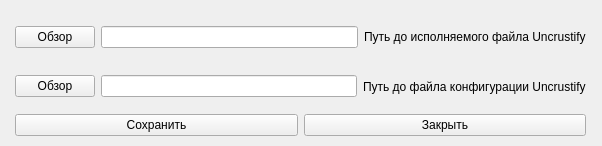
<?xml version="1.0" encoding="UTF-8"?>
<ui version="4.0">
 <class>Form</class>
 <widget class="QWidget" name="Form">
  <property name="geometry">
   <rect>
    <x>0</x>
    <y>0</y>
    <width>602</width>
    <height>146</height>
   </rect>
  </property>
  <property name="windowTitle">
   <string>Настройки</string>
  </property>
  <widget class="QWidget" name="verticalLayoutWidget">
   <property name="geometry">
    <rect>
     <x>10</x>
     <y>10</y>
     <width>581</width>
     <height>131</height>
    </rect>
   </property>
   <layout class="QVBoxLayout" name="verticalLayout">
    <property name="leftMargin">
     <number>5</number>
    </property>
    <property name="topMargin">
     <number>5</number>
    </property>
    <property name="rightMargin">
     <number>5</number>
    </property>
    <property name="bottomMargin">
     <number>5</number>
    </property>
    <item>
     <layout class="QHBoxLayout" name="horizontalLayout_6">
      <item>
       <widget class="QPushButton" name="pbOpenPathToUC">
        <property name="text">
         <string>Обзор</string>
        </property>
       </widget>
      </item>
      <item>
       <widget class="QLineEdit" name="tbPathToUC">
        <property name="readOnly">
         <bool>true</bool>
        </property>
       </widget>
      </item>
      <item>
       <widget class="QLabel" name="label">
        <property name="text">
         <string>Путь до исполняемого файла Uncrustify</string>
        </property>
       </widget>
      </item>
     </layout>
    </item>
    <item>
     <layout class="QHBoxLayout" name="horizontalLayout_4">
      <item>
       <widget class="QPushButton" name="pbOpenPathToUCcfg">
        <property name="text">
         <string>Обзор</string>
        </property>
       </widget>
      </item>
      <item>
       <widget class="QLineEdit" name="tbPathToUCcfg">
        <property name="readOnly">
         <bool>true</bool>
        </property>
       </widget>
      </item>
      <item>
       <widget class="QLabel" name="label_2">
        <property name="text">
         <string>Путь до файла конфигурации Uncrustify</string>
        </property>
       </widget>
      </item>
     </layout>
    </item>
    <item>
     <layout class="QHBoxLayout" name="horizontalLayout_5">
      <item>
       <widget class="QPushButton" name="pbSave">
        <property name="text">
         <string>Сохранить</string>
        </property>
       </widget>
      </item>
      <item>
       <widget class="QPushButton" name="pbClose">
        <property name="text">
         <string>Закрыть</string>
        </property>
       </widget>
      </item>
     </layout>
    </item>
   </layout>
  </widget>
 </widget>
 <resources/>
 <connections/>
</ui>
